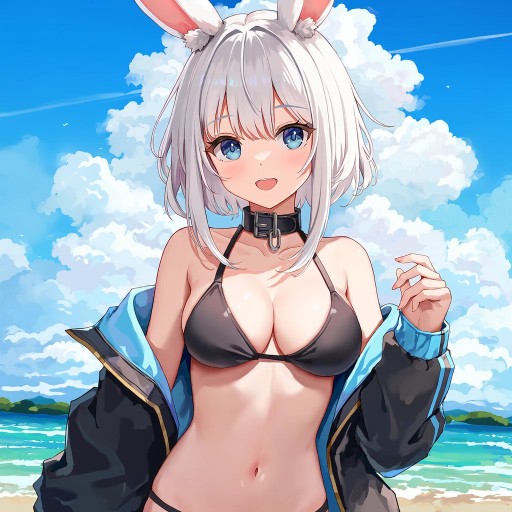
#> input picture app_data_template/snapshots/NAI/artist_bench/image.webp, 1024 x 1024 px (shown at 1/2 size)
$ python -i reference_inpaint_preprocess.py   (imports and definitions only)
#> lines starting #> are read from the running program, lines starting #| are printed output that depends on the picture; after the words box and inside, x2 and y2 are one past the last pixel; in counts of white or black regions, pixels touching at a corner belong together
#> further down, picture is the input picture: PIL image 1024x1024 RGBA; mean R, G, B, A 150.2, 173.4, 191.8, 255
"""
Reference-inset preprocessing utilities for NovelAI-style inpainting.

This module codifies the currently validated workflow:

1. Generate a tall reference image at 768x1344 using a "1koma" full-body prompt.
2. Place that image on the left side of a 1152x896 canvas.
3. Let the pasted reference bleed slightly outside the canvas on the left/top/bottom.
4. Build an inpaint mask that preserves the reference image, but re-opens a thin
   editable strip on the right edge so the model can blend across the seam.
5. Downscale the binary mask to NovelAI's 1/8-size mask format.

Why the right-edge overlap exists:
- NovelAI's inpaint docs warn that content outside the mask can leak into the
  masked area when the mask edge is too tight.
- In the opposite direction, a seam can look unnaturally hard if the editable
  area starts exactly after the preserved reference edge.
- Re-opening a narrow strip on the reference image's right edge gives the model
  a small amount of room to fuse the inset and the generated area together.

Official NovelAI docs consulted:
- Strength & Noise:
  https://docs.novelai.net/en/image/strengthnoise/
- Inpaint:
  https://docs.novelai.net/en/image/inpaint/

Important interpretation:
- The official docs explicitly describe inpaint strength and show that strength=1
  gives the prompt maximal control over the masked area.
- The official reference-inpainting guide specifically recommends keeping
  reference strength at 1 unless there is a good reason not to.
- The official docs describe "noise" for Image2Image in general, but the Inpaint
  page only documents Strength and the current web UI does not expose a Noise
  slider for inpainting.
- Because of that, this module recommends strength=1.0 and noise=0.0 for
  reference-inset inpainting by default. The noise recommendation is an
  engineering choice based on the docs plus observed UI behavior, not a direct
  low-level REST spec from NovelAI.
"""

from __future__ import annotations

import math
from dataclasses import dataclass, replace
from io import BytesIO
from typing import Iterable, Sequence

import numpy as np
from PIL import Image, ImageDraw


def _join_tags(parts: Iterable[str]) -> str:
    """Join non-empty tag fragments with commas."""
    return ", ".join(part.strip() for part in parts if part and part.strip())


@dataclass(frozen=True)
class ReferenceGenerationSpec:
    """Prompt defaults for the initial tall reference image."""

    width: int = 768
    height: int = 1344
    base_subject: str = "1girl"
    base_tags: tuple[str, ...] = (
        "solo",
        "1koma",
        "standing",
        "looking away",
        "white background",
        "simple background",
        "centered composition",
        "occupying most of frame",
        "front view",
        "narrow margins",
        "top of head near top edge",
        "feet near bottom edge",
        "full-body portrait",
        "white seamless background",
        "rating:general",
        "safe",
    )

    # [15 lines left out: function build_prompt, not called in this run]


# V5 에서 고를 수 있는 인셋 캔버스(사용자 지정 2026-08-25). 예전에는 1152x896 하나로
# 못 박혀 있었다. 세로 레퍼런스를 캔버스 높이에 맞춰 키워 왼쪽에 붙이므로, **캔버스가
# 넓을수록 인셋이 차지하는 비율이 줄고 생성 영역이 넓어진다** - 그게 고르는 이유다.
#
# ⚠️ 여기가 유일한 목록이다. 화면은 `reference_inset_state()` 가 실어 보내는 이 값을
#    그려야 한다 - 프런트에 표를 복사하면 한쪽만 고쳐져 서로 다른 말을 하게 된다.
#
# 비율(종류)별로 고른다(사용자 지정 2026-10-10: "종류별로 지원 - 1024x1024 · 1280x1280 · 1472x1472 …").
# 비율마다 세 급이다: **1MP(무료 대역) · Large · Wallpaper**. 값은 NAIA 의 NAI 해상도 밴드 표
# (`core/resolution_utils.NAI_RESOLUTION_PRESETS` 의 normal · large · wallpaper)에서 같은 비율의 줄을 가져왔다 -
# 가로로 쓸 수 있는 것만(세로 캔버스는 왼쪽에 칸을 둘 자리가 안 난다). 16:9 의 Large 만 그 표에 없어
# 같은 넓이대의 64 배수(1664x960)로 채웠다.
# ⚠️ 1MP 를 넘는 캔버스는 **Anlas 가 든다.** 그래서 금액 표시(`core/nai_anlas_cost.cost_params_for_context`)가
#    인셋 캔버스를 본다 - 이 목록을 늘릴 때 그 길이 살아 있는지 함께 볼 것.
# ⚠️ 1088x960 은 뺐다(사용자 지정 2026-08-25) - 세로에 가까워 인셋이 캔버스의 절반을 넘게 차지했다.
REFERENCE_INSET_CANVAS_KINDS: tuple[tuple[str, tuple[tuple[int, int], ...]], ...] = (
    ("1:1", ((1024, 1024), (1280, 1280), (1472, 1472))),
    ("9:7", ((1152, 896), (1408, 1088), (1664, 1280))),
    ("3:2", ((1216, 832), (1536, 1024), (1728, 1216))),
    ("16:9", ((1344, 768), (1664, 960), (1920, 1088))),
)
REFERENCE_INSET_CANVAS_SIZES: tuple[tuple[int, int], ...] = tuple(
    size for _label, sizes in REFERENCE_INSET_CANVAS_KINDS for size in sizes
)
# 상하 모드(사용자 지시 2026-10-18): 칸이 위 · 그릴 곳이 아래. 같은 목록을 **전치**해 쓴다(1:1 · 7:9 · 2:3 · 9:16).
# 굽기는 가로 모델 공간에서 하고 결과만 돌려 세운다(`core/headless_character_asset_service.set_reference_inset_pin`).
REFERENCE_INSET_ORIENTATIONS: tuple[str, ...] = ("horizontal", "vertical")
REFERENCE_INSET_VERTICAL_CANVAS_KINDS: tuple[tuple[str, tuple[tuple[int, int], ...]], ...] = tuple(
    (":".join(reversed(label.split(":"))), tuple((h, w) for w, h in sizes))
    for label, sizes in REFERENCE_INSET_CANVAS_KINDS
)
REFERENCE_INSET_VERTICAL_CANVAS_SIZES: tuple[tuple[int, int], ...] = tuple(
    size for _label, sizes in REFERENCE_INSET_VERTICAL_CANVAS_KINDS for size in sizes
)
# 기본 캔버스 = 3:2 의 1MP(사용자 지시 2026-10-11 "편의를 위해 기본값은 3:2로"). 예전에는 9:7 의 1152x896 이었다.
# 세로 캐릭터(768x1344)를 놓으면 칸이 488px · 그릴 곳이 60% 다 - 9:7(55%)보다 그릴 자리가 넓다.
DEFAULT_REFERENCE_INSET_CANVAS: tuple[int, int] = (1216, 832)


def rgb_without_hidden_color(image: Image.Image) -> Image.Image:
    """알파를 떼어 RGB 로 만들되, **완전히 투명한 자리는 검정으로** 둔다.

    `convert("RGB")` 는 알파만 버리고 그 밑의 색을 그대로 드러낸다. NAI 가 그린 투명 배경 그림은 그 자리가 검정이라
    여태 문제가 없었는데, **NAI 업스케일은 투명한 자리의 색을 노이즈로 채워 돌려준다**(실측 2026-10-11:
    원본은 전부 검정 · 업스케일본은 30% 가 검정이 아니고 표준편차 85 ~ 102). 그것을 그대로 떼면 인셋 칸의 배경이
    노이즈로 덮인다(사용자 제보). 알파가 0 인 자리만 검정으로 되돌린다 - 숨은 색이 원래 검정인 그림은
    `convert("RGB")` 와 **바이트까지 같은** 결과가 나온다(예전 그림이 달라지지 않는다).
    NAI 의 일반 그림(숨은 생성 정보가 알파 254 / 255 에 실린 것)은 알파 0 이 없어 그대로다.
    """
    if image.mode not in ("RGBA", "LA") and "transparency" not in image.info:
        return image.convert("RGB")
    rgba = image.convert("RGBA")
    rgb = rgba.convert("RGB")
    clear = rgba.getchannel("A").point(lambda value: 255 if value == 0 else 0)
#> clear: PIL image 1024x1024 L; every value is 0
    rgb.paste((0, 0, 0), mask=clear)
    return rgb


# 인셋 칸의 바탕색(사용자 결정 2026-10-11). 투명한 그림의 뒤와, 그림이 덮지 않은 칸이 이 색이다.
# 기본은 흰색 - 붙여넣은 그림도 흰 바탕이고 캔버스도 희다. 검정은 화면의 토글로 고른다
# (예전에는 투명한 자리가 늘 검정으로 나갔다 - 알파를 그냥 떼어서 그 밑의 검정이 드러났을 뿐이다).
# 연한 회색(사용자 지시 2026-10-18 - 이전 실험에서 회색 계열 바탕이 결과가 더 나았다). 값은 (208, 208, 208).
REFERENCE_INSET_PANEL_COLORS: dict[str, tuple[int, int, int]] = {
    "white": (255, 255, 255), "gray": (208, 208, 208), "black": (0, 0, 0),
}
DEFAULT_REFERENCE_INSET_PANEL_COLOR = "white"


# [25 lines left out: functions flatten_on, resolve_reference_inset_canvas, not called in this run]


@dataclass(frozen=True)
class ReferenceInsetPreprocessSpec:
    """Layout and mask rules for the reference-inset canvas."""

    canvas_width: int = 1152
    canvas_height: int = 896
    background_rgb: tuple[int, int, int] = (255, 255, 255)
    # 칸의 바탕색: 투명한 그림의 뒤 · 그림이 덮지 않은 칸(`REFERENCE_INSET_PANEL_COLORS`).
    panel_rgb: tuple[int, int, int] = (255, 255, 255)

    # Empirical bleed that produced a stable inpaint region in practice.
    left_bleed_px: int = 16
    top_bleed_px: int = 16
    bottom_bleed_px: int = 16

    # Optional black border around the preserved reference inset.
    reference_border_px: int = 0
    reference_border_rgb: tuple[int, int, int] = (0, 0, 0)

    # Re-open a thin editable band on the right edge of the reference image.
    seam_overlap_px: int = 8

    # 이음매 **바로 안쪽**(보존되는 쪽)에 긋는 검은 세로선 - 칸을 가르는 테두리다
    # (사용자 지정 2026-08-25).
    #
    # ⚠️ **마스크가 열리는 쪽이 아니라 그 반대편에 긋는다.** 편집 가능한 띠 안에 그으면
    #    모델이 그 위를 덮어 버려 아무것도 안 남는다. 보존 구간에 그어야 결과에 그대로
    #    실린다.
    # ⚠️ 0 이면 긋지 않는다 - 예전 판과 같은 그림이 된다.
    seam_edge_line_px: int = 8
    seam_edge_line_rgb: tuple[int, int, int] = (0, 0, 0)
    # 그 선의 오른쪽 몇 px 을 **마스크가 덮게** 할 것인가(사용자 지정 2026-08-25).
    # 선 전체를 보존 구간에 두면 가장자리가 칼같이 서서 붙여 넣은 티가 난다 -
    # 끝을 조금 물려 두면 모델이 그 위에서 생성 영역으로 자연스럽게 넘어간다.
    # ⚠️ 이음매 띠(`seam_overlap_px`)보다 크면 안 된다 - 아래에서 잘라 준다.
    seam_edge_line_masked_px: int = 2
    # Keep disabled by default. The older rounded wrap looked acceptable in raw
    # mask math, but it becomes a visible stepped protrusion once the inpaint
    # editor quantizes the mask to NovelAI's 8x8 grid.
    seam_corner_wrap_px: int = 0

    # NovelAI uses 1/8 masks for native infill.
    mask_downscale: int = 8

    # [30 lines left out: functions recommended_inpaint_settings, recommended_novelai_parameters, not called in this run]


@dataclass(frozen=True)
class PlacementBox:
    """Resolved placement for the reference image on the target canvas."""

    x: int
    y: int
    width: int
    height: int
    visible_left: int
    visible_top: int
    visible_right: int
    visible_bottom: int


@dataclass(frozen=True)
class ReferenceInsetPreprocessResult:
    """All images and metadata needed for a reference-inset inpaint request."""

    canvas_image: Image.Image
    full_mask_image: Image.Image
    small_mask_image: Image.Image
    placement: PlacementBox
    canvas_width: int
    canvas_height: int
    recommended_strength: float
    recommended_noise: float

    # [307 lines left out: functions to_api_payload_fields, build_reference_inpaint_prompt, prepare_reference_inpaint_canvas, _resolve_reference_placement, _draw_reference_border, seam_edge_line_bounds and 3 more, not called in this run]


def _downscale_binary_mask(full_mask: Image.Image, factor: int) -> Image.Image:
    """Resize the mask to NovelAI's 1/factor resolution using hard thresholding."""
    width, height = full_mask.size
    small_w = max(1, width // factor)
    small_h = max(1, height // factor)
    small = full_mask.resize((small_w, small_h), Image.Resampling.NEAREST)
    arr = np.array(small)
    arr = np.where(arr > 127, 255, 0).astype(np.uint8)
    return Image.fromarray(arr, mode="L")


# ---------------------------------------------------------------------------
# 인셋 칸의 너비와 그 안의 그림을 사용자가 정한다(사용자 지정 2026-10-09)
# ---------------------------------------------------------------------------
# 예전: 그림을 캔버스 높이에 꽉 채워 왼쪽에 붙였고, 그림의 오른쪽 끝이 곧 경계였다(한 가지뿐).
# 이제: **칸**(왼쪽 가장자리 ~ 경계선 · 캔버스 높이 전체)과 **그 안의 그림**을 따로 다룬다.
#   - 경계선을 좌우로 끌어 칸의 너비를 정한다. 칸은 늘 왼쪽에 붙어 있다.
#   - 칸 안의 그림은 끌어서 옮기고, 휠 · 손잡이로 키우고 줄인다(비율 고정). 경계선 밖으로 나간 부분은 잘린다.
#   - 칸 안은 그림이 안 덮은 흰 바탕까지 통째로 보존한다. 경계선 안쪽에 예전과 같은 칸 선 · 이음매를 둔다.
#
# 경위(같은 날 세 번 바뀌었다 - 되돌리기 전에 읽을 것): 자유롭게 옮기는 박스 → "좌측은 무조건 왼쪽에 고정 ·
# 사이즈만 · 이동 불가"(그림을 키우면 머리 쪽만 보였다) → "기존 사양처럼 경계선이 필요하고 내부 드래그 가능해야".
# 그래서 **칸은 왼쪽 고정, 옮기는 것은 칸 안의 그림**이다.
#
# ⚠️ 한계 값의 SSOT 는 여기다. 화면은 `reference_inset_state()` 가 실어 보내는 `limits` 로 같은 계산을 한다 -
#    프런트에 숫자를 복사하면 한쪽만 고쳐져 서로 다른 말을 한다.
REFERENCE_INSET_BOX_GRID_PX = 8
REFERENCE_INSET_BOX_MIN_HEIGHT_PX = 192
# 그림의 이만큼은 언제나 칸 안에 남는다(밖으로 끌어내 잃어버리지 않게).
REFERENCE_INSET_BOX_MIN_VISIBLE_PX = 64
# 경계선이 갈 수 있는 범위 = **그릴 곳이 캔버스의 51% ~ 60%**(사용자 지정 2026-10-09). 칸이 절반을 넘으면
# 생성 영역이 좁아 결과가 나빠지고(1088x960 을 목록에서 뺀 것과 같은 까닭), 너무 좁으면 인셋이 힘을 못 쓴다.
# ⚠️ **기본 경계에도 건다.** 처음에는 예전과 같은 그림을 지키려고 손대지 않은 기본 경계를 범위 밖에 뒀는데
#    (1216x832 = 61% · 1344x768 = 67%), 해상도를 바꾸면 조건이 무시되는 것으로 보였다(사용자 제보 2026-10-09).
#    그래서 예전과 바이트까지 같은 그림이 나가는 것은 예전 배치가 범위 안인 캔버스(1152x896 = 55%)뿐이다.
REFERENCE_INSET_OPEN_PERCENT_MIN = 51
REFERENCE_INSET_OPEN_PERCENT_MAX = 60
# ⚠️ **캔버스 크기와 무관하게 같은 범위다.** 고해상도(1MP 초과)에서만 65% 까지 푼 적이 있는데 사용자가 같은 날 되돌렸다
#    (2026-10-10: "고해상도라고 봐주는건 없었네요") - 캔버스가 커도 칸이 좁아지면 결과가 나빠진다. 다시 풀지 말 것.


def _round_half_up(value: float) -> int:
    """화면(JS `Math.round`)과 같은 반올림. 파이썬 `round` 는 .5 를 짝수로 보내 1px 씩 어긋난다."""
    return int(math.floor(value + 0.5))


# [64 lines left out: functions _finite, reference_inset_box_limits, classic_reference_inset_layout, default_reference_inset_divider, default_reference_inset_box, not called in this run]


# 에셋의 **캐릭터**를 꽂을 때의 기본 자리(사용자 지시 2026-10-11): 칸의 가운데에 놓고 **살짝만** 키운다.
# 캔버스 높이의 106% - 사용자가 손으로 맞춰 보여 준 배치(1216x832 에 높이 약 880)에서 잰 값이다.
# 더 키우면 꽉 차게 그려진 전신 그림(구 사양의 768x1344)은 발끝이 잘린다.
REFERENCE_INSET_CHARACTER_ZOOM_PERCENT = 106


# [19 lines left out: function character_reference_inset_box, not called in this run]


# 생성 결과에서 인셋 칸을 잘라 낼 때: 경계선에서 이만큼은 모델이 칸 테두리를 이어 그리는 자리라 함께 버린다
# (라이브 실측 2026-10-09 · NAID5F: 경계선 오른쪽 10px 이 검정). 더 두껍게 그려졌으면 검은 세로줄이 끝나는
# 데까지 더 민다.
REFERENCE_INSET_RESULT_CROP_MARGIN_PX = 16
REFERENCE_INSET_BORDER_SCAN_PX = 32
REFERENCE_INSET_BORDER_DARK_MEAN = 40.0


# [65 lines left out: functions trim_panel_border_left, reference_inset_result_crop_box, normalize_reference_inset_divider, normalize_reference_inset_box, not called in this run]


# 두 장일 때 칸을 나누는 선(사용자 결정 2026-10-18 - 기본 반반 · 끌어서 조절)의 범위: 캔버스 높이의 이만큼 안.
REFERENCE_INSET_SPLIT_MIN_PERCENT = 25
REFERENCE_INSET_SPLIT_MAX_PERCENT = 75


# [165 lines left out: functions reference_inset_split_limits, normalize_reference_inset_split, default_reference_inset_cell_box, normalize_reference_inset_cell_box, reference_inset_open_ratio, _panel_placement and 6 more, not called in this run]


# ---------------------------------------------------------------------------
# Narrow-mask variant for single-character variations (Character Asset tab)
# ---------------------------------------------------------------------------


@dataclass(frozen=True)
class VariationInpaintSpec:
    """Reference-inset inpaint whose editable region is clamped to a single,
    character-sized rectangle on the right-hand free area.

    Why the reference-inset layout is preserved:
    - NovelAI's inpaint uses the preserved pixels as context for the edit
      area. That means we need a real reference image sitting on the canvas
      (not white letterbox) or the model has no character features to trace.
    - The classic ``ReferenceInsetPreprocessSpec`` (1152x896 with the 768x1344
      reference anchored on the left) is the layout that actually ships the
      character's silhouette/design into the model.

    What changes vs. the classic spec:
    - The editable area is not the whole right-hand side anymore. Only a
      narrow vertical rectangle in the middle of the free area is opened for
      edit — sized for one full-body figure. This prevents NovelAI from
      populating the empty space with a second character, which is the failure
      mode observed when letting the entire free area stay editable.

    Geometry (defaults):
    - canvas: 1152x896 (same as the classic spec)
    - reference placement: identical to classic spec (left-anchored, small bleed)
    - editable rect: x ∈ [576, 1088], y ∈ [0, 896] → 512x896
      → aspect ratio exactly 4:7 = 768:1344, so the worker can resize the
        whole rect to 768x1344 without any aspect warping and without
        cropping off body parts (head / feet)
      → 8-aligned for NAI's 1/8 mask
      → sits right of the reference (free area 514..1152) so NAI traces the
        preserved character but has the entire vertical canvas to compose
      → reference occupies x ∈ [0, 514], so there is no overlap
    - seam overlap (8 px) on the reference's right edge is preserved for
      blending between the inset and the generated area.
    """

    # Mirror of ``ReferenceInsetPreprocessSpec`` — the reference sits on the
    # left of this canvas, bleeding outward on three sides.
    canvas_width: int = 1152
    canvas_height: int = 896
    background_rgb: tuple[int, int, int] = (255, 255, 255)
    left_bleed_px: int = 16
    top_bleed_px: int = 16
    bottom_bleed_px: int = 16

    reference_border_px: int = 0
    reference_border_rgb: tuple[int, int, int] = (0, 0, 0)

    # Soften the reference/edit boundary so the fused result doesn't look pasted.
    seam_overlap_px: int = 8

    # Editable rectangle: 512 × 896, exact 4:7 ratio so the worker can scale
    # it to 768×1344 without aspect warp or cropping body parts.
    edit_left: int = 576
    edit_top: int = 0
    edit_right: int = 1088
    edit_bottom: int = 896

    mask_downscale: int = 8

    def recommended_inpaint_settings(self) -> dict[str, float]:
        return {"strength": 1.0, "noise": 0.0}


def prepare_variation_inpaint_canvas(
    source_image: Image.Image,
    spec: VariationInpaintSpec | None = None,
) -> ReferenceInsetPreprocessResult:
    """Produce a reference-inset canvas with a narrow editable rectangle.

    The reference image is placed on the left exactly like
    ``prepare_reference_inpaint_canvas`` so NovelAI's inpaint has the source
    character's pixels to trace. Only a small rectangle on the right-hand
    free area is opened for editing — the rest (reference + the free area's
    top/bottom/right margins) stays preserved, which both traces character
    features and keeps NovelAI from inventing a second figure.
    """
    spec = spec or VariationInpaintSpec()
    reference = rgb_without_hidden_color(source_image)

    placement = _resolve_variation_reference_placement(reference.size, spec)
    resized = reference.resize((placement.width, placement.height), Image.Resampling.LANCZOS)
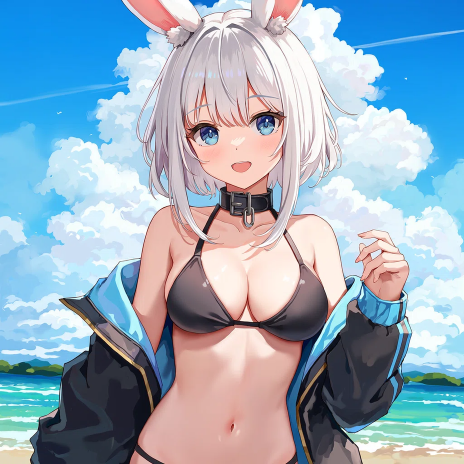
#> resized: PIL image 928x928 RGB (shown at 1/2 size); mean R, G, B 150.2, 173.4, 191.7

    canvas = Image.new("RGB", (spec.canvas_width, spec.canvas_height), spec.background_rgb)
#> canvas: PIL image 1152x896 RGB; every value is 255
    canvas.paste(resized, (placement.x, placement.y))
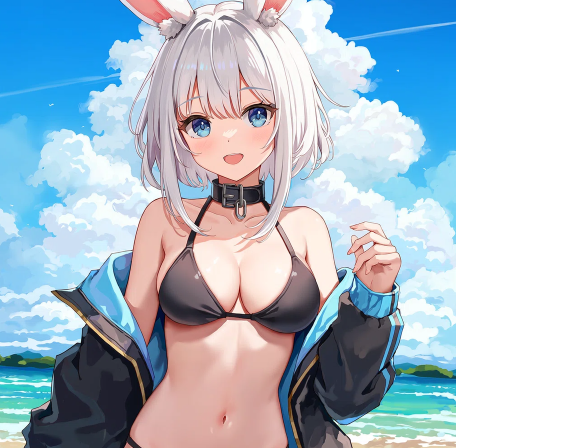
#> canvas: PIL image 1152x896 RGB (shown at 1/2 size); mean R, G, B 173.4, 190.9, 204.9

    if spec.reference_border_px > 0:
        _draw_variation_reference_border(canvas, placement, spec)

    full_mask = _build_variation_inpaint_mask(placement, spec)
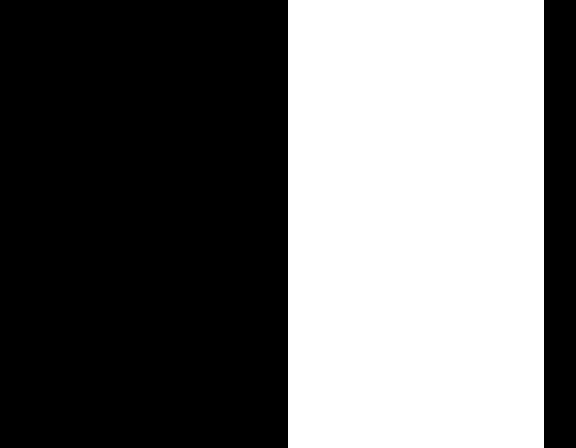
#> full_mask: PIL image 1152x896 L (shown at 1/2 size); 44.4% white; 1 white region, box (x1, y1, x2, y2) and area: (576, 0, 1088, 896) 458752
    small_mask = _downscale_binary_mask(full_mask, spec.mask_downscale)
#> in _downscale_binary_mask, `small = full_mask.resize((small_w, small_h), Image.Resampling.NEAREST)`:
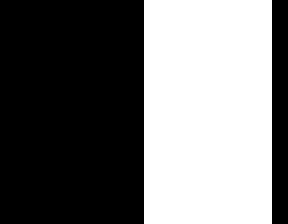
#> small: PIL image 144x112 L (shown 2 times larger); 44.4% white; 1 white region, box (x1, y1, x2, y2) and area: (72, 0, 136, 112) 7168

    recommended = spec.recommended_inpaint_settings()
    return ReferenceInsetPreprocessResult(
        canvas_image=canvas,
        full_mask_image=full_mask,
        small_mask_image=small_mask,
        placement=placement,
        canvas_width=spec.canvas_width,
        canvas_height=spec.canvas_height,
        recommended_strength=recommended["strength"],
        recommended_noise=recommended["noise"],
    )


def _resolve_variation_reference_placement(
    source_size: tuple[int, int],
    spec: VariationInpaintSpec,
) -> PlacementBox:
    """Same anchoring rule as ``_resolve_reference_placement`` — scale the
    reference to ``canvas_height + top_bleed + bottom_bleed`` and slide it
    left by ``left_bleed_px`` so it bleeds beyond the canvas edges."""
    src_w, src_h = source_size
    target_h = spec.canvas_height + spec.top_bleed_px + spec.bottom_bleed_px
    scale = target_h / max(1, src_h)
    target_w = max(1, int(round(src_w * scale)))

    x = -spec.left_bleed_px
    y = -spec.top_bleed_px

    visible_left = max(0, x)
    visible_top = max(0, y)
    visible_right = min(spec.canvas_width, x + target_w)
    visible_bottom = min(spec.canvas_height, y + target_h)

    return PlacementBox(
        x=x,
        y=y,
        width=target_w,
        height=target_h,
        visible_left=visible_left,
        visible_top=visible_top,
        visible_right=visible_right,
        visible_bottom=visible_bottom,
    )


# [18 lines left out: function _draw_variation_reference_border, not called in this run]


def _build_variation_inpaint_mask(
    placement: PlacementBox,
    spec: VariationInpaintSpec,
) -> Image.Image:
    """Preserve everything by default, open only the narrow edit rect and a
    thin seam band on the reference's right edge."""
    mask = np.zeros((spec.canvas_height, spec.canvas_width), dtype=np.uint8)

    # Narrow editable rectangle.
    ex1 = max(0, min(spec.canvas_width, spec.edit_left))
    ex2 = max(ex1, min(spec.canvas_width, spec.edit_right))
    ey1 = max(0, min(spec.canvas_height, spec.edit_top))
    ey2 = max(ey1, min(spec.canvas_height, spec.edit_bottom))
    mask[ey1:ey2, ex1:ex2] = 255

    # Seam overlap — reopen a thin editable band on the reference's right edge
    # so the generated area can fuse with the preserved silhouette.
    seam = max(0, spec.seam_overlap_px)
    if seam > 0 and placement.visible_right > placement.visible_left:
        seam_left = max(placement.visible_left, placement.visible_right - seam)
        mask[placement.visible_top:placement.visible_bottom, seam_left:placement.visible_right] = 255

    return Image.fromarray(mask, mode="L")

>>> from PIL import Image
>>> picture = Image.open('../app_data_template/snapshots/NAI/artist_bench/image.webp')
>>> result = prepare_variation_inpaint_canvas(picture)
